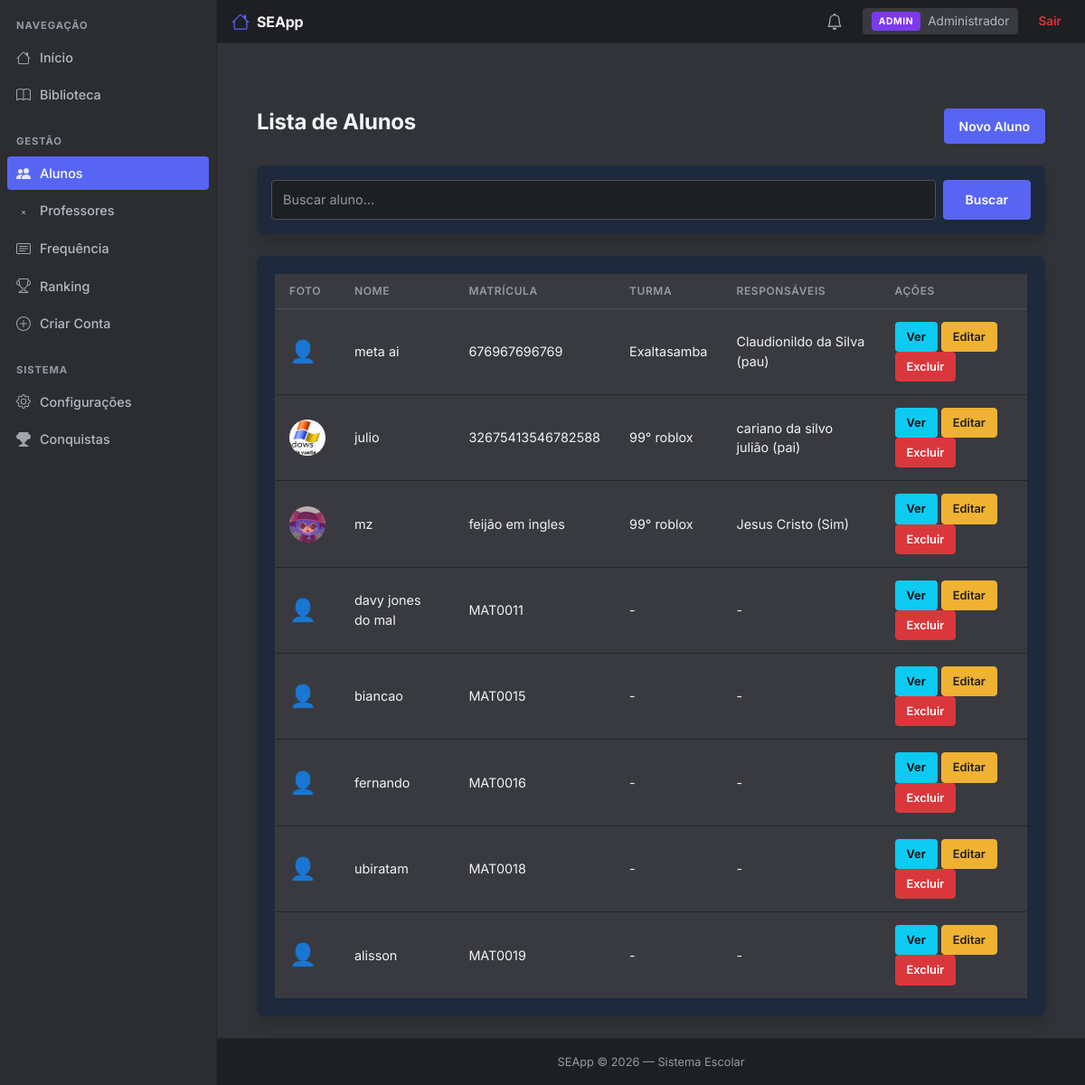
The page /alunos (signed in) on the database its author committed.
### app/models/usuario.py (models this page shows, shortened)
class Usuario(db.Model):
    __tablename__ = 'usuarios'
    id = db.Column(db.Integer, primary_key=True)
    nome = db.Column(db.String(100), nullable=False)
    email = db.Column(db.String(120), unique=True, nullable=False)
    senha = db.Column(db.String(255), nullable=False)
    tipo = db.Column(db.String(20), nullable=False, default='aluno')
    foto = db.Column(db.String(200), nullable=True)
    criado_em = db.Column(db.DateTime, default=datetime.utcnow)
    @property
    def senha_criptografada(self):
        return self.senha

### app/models/aluno.py (models this page shows, shortened)
class Aluno(db.Model):
    __tablename__ = 'alunos'
    id = db.Column(db.Integer, primary_key=True)
    usuario_id = db.Column(db.Integer, db.ForeignKey('usuarios.id'), unique=True, nullable=False)
    matricula = db.Column(db.String(50), unique=True, nullable=False)
    data_nascimento = db.Column(db.Date, nullable=True)
    serie = db.Column(db.String(20), nullable=True)
    turma = db.Column(db.String(20), nullable=True)
    telefone = db.Column(db.String(20), nullable=True)
    responsaveis = db.Column(db.Text, nullable=True)  # JSON string
    notas = db.Column(db.Text, nullable=True)  # JSON string
    usuario = db.relationship('Usuario', backref='aluno_rel', uselist=False, lazy=True)

### app/routes/alunos.py (the view, shortened to what this page needs)
@alunos_bp.route("/alunos")
def listar():
    if 'usuario_id' not in session:
        return redirect(url_for('auth.login'))
    if not is_staff():
        flash("Acesso negado.", "danger")
        return redirect(url_for('dashboard.index'))
    alunos = Aluno.query.all()
    busca = request.args.get("busca", "").lower()
    if busca:
        alunos = [
            a for a in alunos
            if busca in (a.usuario.nome.lower() if a.usuario else "")
            or busca in (a.matricula or "").lower()
        ]
    alunos_lista = []
    for a in alunos:
        alunos_lista.append({
            "id": a.id,
            "nome": a.usuario.nome if a.usuario else "Sem nome",
            "matricula": a.matricula,
            "turma": a.turma,
            "serie": a.serie,
            "foto": a.usuario.foto if a.usuario else None,
            "responsaveis": json.loads(a.responsaveis) if a.responsaveis else []
        })
    return render_template(
        "alunos/listar.html",
        alunos=alunos_lista,
        busca=busca,
        tipo=session.get("tipo"),
        pode_editar=is_admin()
    )

### app/routes/alunos.py (called while the page is built)
def is_admin():
    return session.get("tipo") in ["admin", "diretor"]

def is_staff():
    return session.get("tipo") in ["admin", "diretor", "professor"]

def is_professor():
    return session.get("tipo") == "professor"

### templates/alunos/listar.html (shortened to what this page needs)
{% extends 'base.html' %}
{% block content %}
<div class="container mt-5">
    <div class="d-flex justify-content-between align-items-center mb-4">
        <h1 class="fw-bold" style="color: #f1f5f9;">Lista de Alunos</h1>
        {% if pode_editar %}
        <a href="{{ url_for('alunos.cadastrar') }}" class="btn btn-primary">Novo Aluno</a>
        {% endif %}
    </div>
    <div class="card border-0 shadow mb-4 p-3" style="background: #1e293b;">
        <form method="GET" action="{{ url_for('alunos.listar') }}" class="d-flex gap-2">
            <input type="text" name="busca" class="form-control" placeholder="Buscar aluno..." value="{{ busca }}" style="background: #0f172a; color: #f1f5f9; border: 1px solid #334155;">
            <button type="submit" class="btn btn-primary px-4">Buscar</button>
        </form>
    </div>
    <div class="card shadow border-0" style="background: #1e293b;">
        <div class="card-body">
            {% if alunos %}
            <table class="table table-hover" style="background: #1e293b; color: #f1f5f9;">
                <thead style="background: #0f172a;">
                    <tr>
                        <th style="color: #94a3b8;">Foto</th>
                        <th style="color: #94a3b8;">Nome</th>
                        <th style="color: #94a3b8;">Matrícula</th>
                        <th style="color: #94a3b8;">Turma</th>
                        <th style="color: #94a3b8;">Responsáveis</th>
                        {% if pode_editar %}<th style="color: #94a3b8;">Ações</th>{% endif %}
                    </tr>
                </thead>
                <tbody>
                    {% for aluno in alunos %}
                    <tr>
                        <td>
                            {% if aluno.foto %}
                                <img src="{{ url_for('static', filename=aluno.foto) }}" alt="Foto" style="width:40px;height:40px;object-fit:cover;border-radius:50%;">
                            {% else %}
                                <span style="font-size:1.5rem;">👤</span>
                            {% endif %}
                        </td>
                        <td style="color: #f1f5f9;">{{ aluno.nome }}</td>
                        <td style="color: #f1f5f9;">{{ aluno.matricula }}</td>
                        <td style="color: #f1f5f9;">{{ aluno.turma or '-' }}</td>
                        <td style="color: #f1f5f9;">
                            {% if aluno.responsaveis %}
                                {% for r in aluno.responsaveis %}
                                    {{ r.nome }} ({{ r.parentesco }}){% if not loop.last %}, {% endif %}
                                {% endfor %}
                            {% else %}
                                -
                            {% endif %}
                        </td>
                        {% if pode_editar %}
                        <td>
                            <a href="{{ url_for('alunos.perfil', aluno_id=aluno.id) }}" class="btn btn-sm btn-info">Ver</a>
                            <a href="{{ url_for('alunos.editar', aluno_id=aluno.id) }}" class="btn btn-sm btn-warning">Editar</a>
                            <form action="{{ url_for('alunos.excluir', aluno_id=aluno.id) }}" method="POST" class="d-inline"
                                  onsubmit="return confirm('Tem certeza que deseja excluir este aluno?')">
                                <button type="submit" class="btn btn-sm btn-danger">Excluir</button>
                            </form>
                        </td>
                        {% endif %}
                    </tr>
                    {% endfor %}
                </tbody>
            </table>
            {% else %}
            <div class="text-center p-5">
                <h4 style="color: #f1f5f9;">Nenhum aluno encontrado</h4>
                <p style="color: #94a3b8;">{% if busca %}Tente outra busca.{% else %}Clique em "Novo Aluno" para cadastrar.{% endif %}</p>
            </div>
            {% endif %}
        </div>
    </div>
</div>
{% endblock %}

### static/css/style.css (style rules this page uses)
:root { --bg: #313338; --bg-sidebar: #2B2D31; --bg-nav: #1E1F22; --surface: #383A40; --surface-hover: #404248; --border: #26272B; --border-2: #4E5058; --text: #F2F3F5; --text-2: #B5BAC1; --text-3: #949BA4; --primary: #5865F2; --primary-hover: #4752C4; --success: #23A55A; --success-hover: #1E8F4C; --danger: #DA373C; --danger-hover: #A12828; --warning: #F0B232; --warning-hover: #D89E2A; --radius: 8px; --radius-sm: 4px; --shadow: 0 2px 10px rgba(0,0,0,0.2); --shadow-lg: 0 8px 24px rgba(0,0,0,0.4); }
* { margin: 0; padding: 0; box-sizing: border-box; }
html, body { height: 100%; background: var(--bg); }
body { background: var(--bg); color: var(--text); font-family: "Inter", -apple-system, BlinkMacSystemFont, "Segoe UI", Roboto, sans-serif; font-size: 15px; line-height: 1.5; min-height: 100vh; display: flex; flex-direction: column; -webkit-font-smoothing: antialiased; }
h1, h2, h3, h4, h5, h6 { color: var(--text); font-weight: 700; letter-spacing: -0.01em; }
h1 { font-size: 1.5rem; }
a { text-decoration: none; color: var(--primary); transition: color 0.15s; }
.card { background: var(--surface); border: 1px solid var(--border); border-radius: var(--radius); box-shadow: var(--shadow); }
.card-body { padding: 20px; }
.form-control, .form-select { background: var(--bg-nav) !important; color: var(--text) !important; border: 1px solid var(--border-2) !important; border-radius: var(--radius-sm) !important; padding: 10px 12px !important; font-size: 0.9rem; transition: border-color 0.15s, box-shadow 0.15s; }
.form-control::placeholder { color: var(--text-3) !important; }
.btn { font-size: 0.875rem; font-weight: 600; padding: 8px 16px; border-radius: var(--radius-sm); transition: background 0.15s; border: 1px solid transparent; display: inline-flex; align-items: center; justify-content: center; gap: 6px; --bs-btn-focus-box-shadow: none !important; --bs-btn-active-shadow: none !important; }
.btn-primary { background-color: var(--primary) !important; border-color: var(--primary) !important; color: #fff !important; --bs-btn-color: #fff; --bs-btn-bg: var(--primary); --bs-btn-border-color: var(--primary); --bs-btn-hover-color: #fff; --bs-btn-hover-bg: var(--primary-hover); --bs-btn-hover-border-color: var(--primary-hover); --bs-btn-focus-shadow-rgb: 0, 0, 0; --bs-btn-active-color: #fff; --bs-btn-active-bg: var(--primary); --bs-btn-active-border-color: var(--primary); }
.btn-danger { background: var(--danger); border-color: var(--danger); color: white; }
.btn-warning { background: var(--warning); border-color: var(--warning); color: #1E1F22; }
.btn-sm { font-size: 0.8rem; padding: 6px 12px; }
.table { color: var(--text) !important; --bs-table-bg: transparent; --bs-table-border-color: var(--border); margin-bottom: 0; border-collapse: separate; border-spacing: 0; }
.table thead th { background: var(--surface) !important; color: var(--text-3) !important; font-size: 0.75rem; font-weight: 600; text-transform: uppercase; letter-spacing: 0.05em; border-bottom: 1px solid var(--border-2) !important; border-top: none !important; padding: 10px 16px; text-align: left; }
.table tbody td { background: transparent !important; color: var(--text) !important; border-bottom: 1px solid var(--border) !important; padding: 14px 16px; font-size: 0.9rem; vertical-align: middle; }
.table tbody tr:last-child td { border-bottom: none !important; }
.card .table tbody td, .card .table tbody tr { background: var(--surface) !important; }
.table tbody td { color: var(--text) !important; }
.btn, .btn-primary, .btn-success, .btn-danger, .btn-warning, .btn-secondary, .btn-outline-secondary { --bs-btn-focus-box-shadow: none !important; --bs-btn-active-shadow: none !important; box-shadow: none !important; outline: none !important; }
.btn { -webkit-tap-highlight-color: transparent; }
a, button { -webkit-tap-highlight-color: transparent; }

### rows shown on the page
Usuario: nome "meta ai"
Aluno: matricula "676967696769", turma "Exaltasamba"
Usuario: foto (picture), nome "julio"
Aluno: matricula "32675413546782588", turma "99° roblox"
Usuario: foto (picture), nome "mz"
Aluno: matricula "feijão em ingles", turma "99° roblox"
Usuario: nome "davy jones do mal"
Aluno: matricula "MAT0011"
Usuario: nome "biancao"
Aluno: matricula "MAT0015"
Usuario: nome "fernando"
Aluno: matricula "MAT0016"
Usuario: nome "ubiratam"
Aluno: matricula "MAT0018"
Usuario: nome "alisson"
Aluno: matricula "MAT0019"

### other values the page prints
{{ session.get("tipo", "").upper() }} "ADMIN"
{{ session["usuario"] }} "Administrador"
{{ r.nome }} "Claudionildo da Silva" "cariano da silvo julião" "Jesus Cristo"
{{ r.parentesco }} "pau" "pai" "Sim"
{{ aluno.turma or '-' }} "-" "-" "-" "-" "-"
